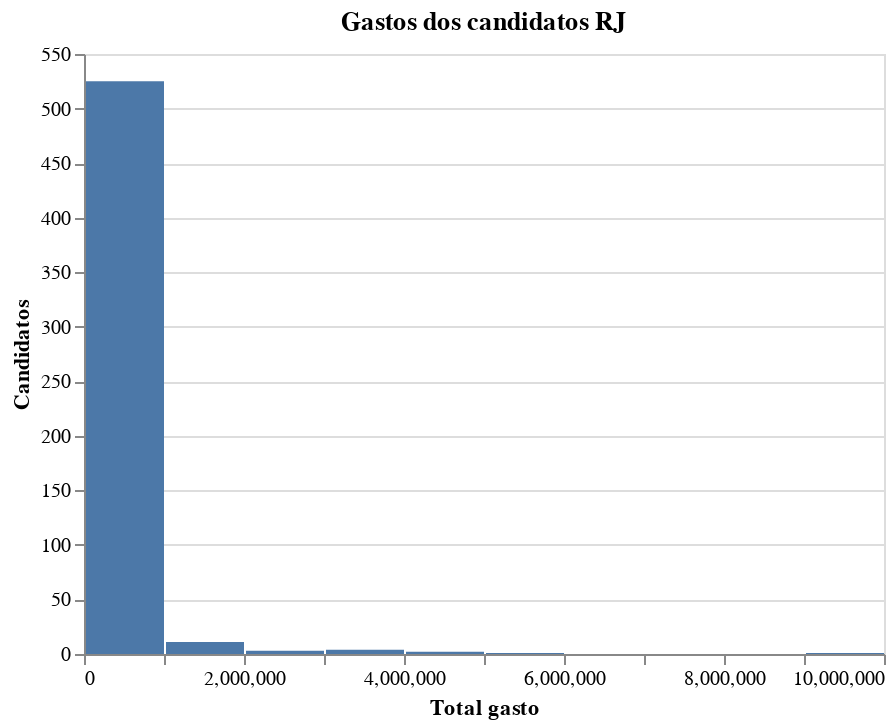

Write notebook code for a chart like this one.
### Markdown cell above
#### Exercício 2

Um histograma de uma variável contínua de alguma das bases.

### Code cell
# Histograma com o gasto dos candidatos.

alt.Chart(despesas_candi).mark_bar().encode(
    alt.X("gasto_candi:Q", title = "Total gasto", bin=True),
    alt.Y("count()", title = "Candidatos"),
    tooltip = ["count()"]
).properties(title= "Gastos dos candidatos RJ")

### Figure 1 — Vega-Lite specification as saved in the notebook (floating-point values rounded to 4 significant figures; data arrays with more than 128 entries replaced by an {"elided": "..."} marker saying what was removed)
{"config": {"view": {"continuousWidth": 400, "continuousHeight": 300}}, "data": {"name": "data-243752f76d6c78b5adff635b11f310f8"}, "mark": "bar", "encoding": {"tooltip": [{"type": "quantitative", "aggregate": "count"}], "x": {"type": "quantitative", "bin": true, "field": "gasto_candi", "title": "Total gasto"}, "y": {"type": "quantitative", "aggregate": "count", "title": "Candidatos"}}, "title": "Gastos dos candidatos RJ", "$schema": "https://vega.github.io/schema/vega-lite/v4.8.1.json", "datasets": {"data-243752f76d6c78b5adff635b11f310f8": {"elided": "547 records"}}}
